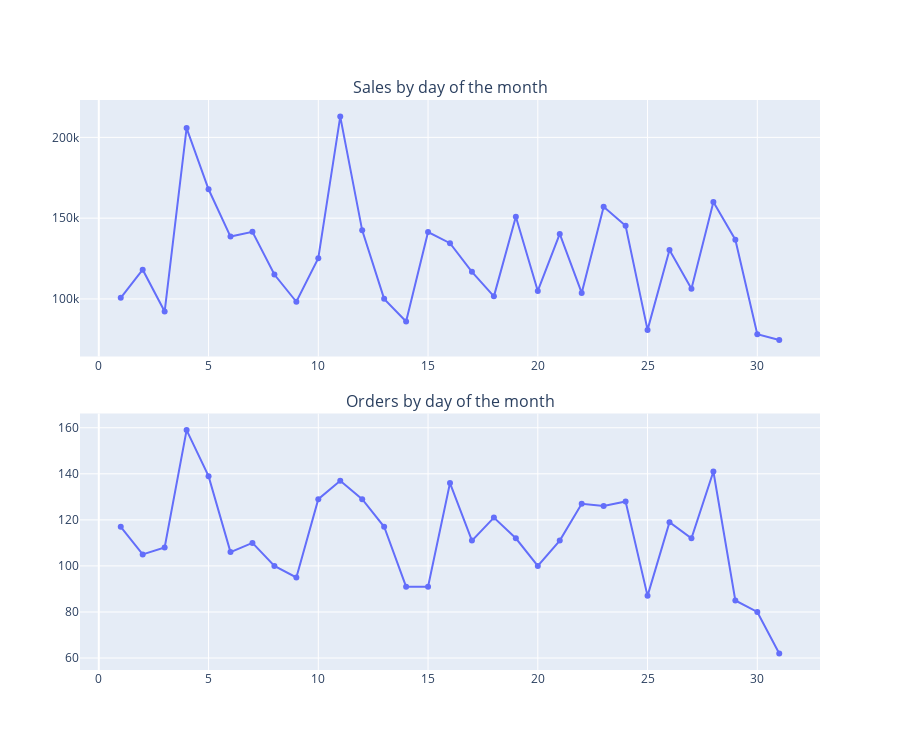

Notebook code cell kept with this figure:
### Markdown cell above
**Number of orders by month** The graph is quite uneven, which is normal for retail. The number of sales drops expectedly in January 2019. But comes back to normal in February. In May, it drops to the January level and then starts to rise again.
Revenue drops strongly in the second half and end of 2019. However, the order quantity graph shows an increase. Order quantity peaks again in January 2020 (December 2018 and February 2019 levels).
It seems that the store lost customers who placed more expensive orders, or the customers' buying behavior changed and they started buying cheaper products.

### Code cell
fig_dm_sales = create_line_graph(sales_per_dom, x_column='dom', y_column='line_total')
fig_orders_dm = create_line_graph(orders_per_dom, x_column='dom', y_column='order_id')

fig_dm_sales.update_traces(hovertemplate='day of the month: %{x}<br>sales: %{y}')
fig_orders_dm.update_traces(hovertemplate='day of the month: %{x}<br>orders: %{y}')

plot_line_graphs(['Sales by day of the month', 'Orders by day of the month'],
                 fig_dm_sales, fig_orders_dm)

### Figure 1 — Plotly figure (JSON) as saved in the notebook; plotly's stock layout.template omitted (floating-point values rounded to 4 significant figures)
{"data": [{"hovertemplate": "day of the month: %{x}<br>sales: %{y}", "legendgroup": "", "line": {"color": "#636efa", "dash": "solid"}, "marker": {"symbol": "circle"}, "mode": "lines+markers", "name": "", "orientation": "v", "showlegend": false, "type": "scatter", "x": [1, 2, 3, 4, 5, 6, 7, 8, 9, 10, 11, 12, 13, 14, 15, 16, 17, 18, 19, 20, 21, 22, 23, 24, 25, 26, 27, 28, 29, 30, 31], "xaxis": "x", "y": [100736, 118114, 92236, 205719, 167890, 138596, 141515, 115096, 98249, 125196, 212864, 142449, 100068, 86054, 141394, 134492, 116806, 101609, 150916, 104937, 140236, 103761, 157095, 145356, 80868, 130266, 106363, 159944, 136692, 78162, 74651], "yaxis": "y"}, {"hovertemplate": "day of the month: %{x}<br>orders: %{y}", "legendgroup": "", "line": {"color": "#636efa", "dash": "solid"}, "marker": {"symbol": "circle"}, "mode": "lines+markers", "name": "", "orientation": "v", "showlegend": false, "type": "scatter", "x": [1, 2, 3, 4, 5, 6, 7, 8, 9, 10, 11, 12, 13, 14, 15, 16, 17, 18, 19, 20, 21, 22, 23, 24, 25, 26, 27, 28, 29, 30, 31], "xaxis": "x2", "y": [117, 105, 108, 159, 139, 106, 110, 100, 95, 129, 137, 129, 117, 91, 91, 136, 111, 121, 112, 100, 111, 127, 126, 128, 87, 119, 112, 141, 85, 80, 62], "yaxis": "y2"}], "layout": {"annotations": [{"font": {"size": 16}, "showarrow": false, "text": "Sales by day of the month", "x": 0.5, "xanchor": "center", "xref": "paper", "y": 1, "yanchor": "bottom", "yref": "paper"}, {"font": {"size": 16}, "showarrow": false, "text": "Orders by day of the month", "x": 0.5, "xanchor": "center", "xref": "paper", "y": 0.45, "yanchor": "bottom", "yref": "paper"}], "height": 750, "width": 900, "xaxis": {"anchor": "y", "domain": [0, 1]}, "xaxis2": {"anchor": "y2", "domain": [0, 1]}, "yaxis": {"anchor": "x", "domain": [0.55, 1]}, "yaxis2": {"anchor": "x2", "domain": [0, 0.45]}}}
